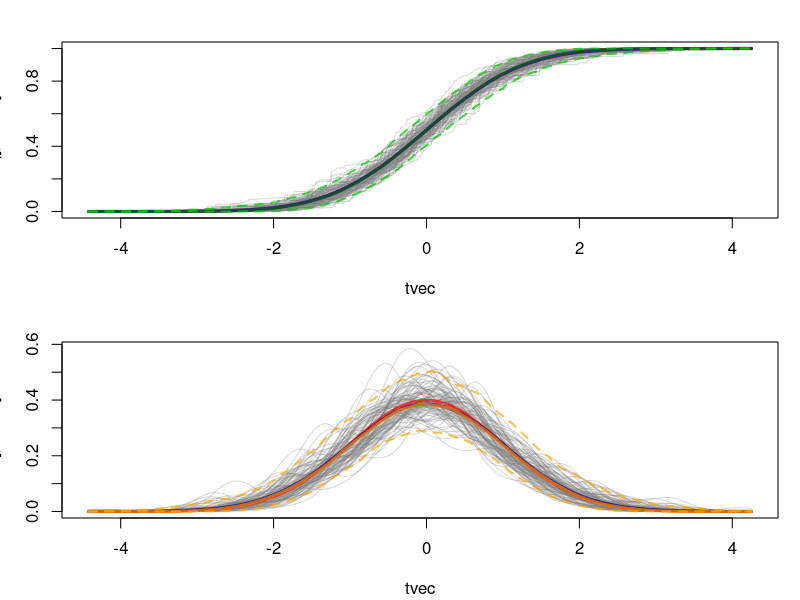

R code for this plot:
use = function(name, a, b){
    Gdraw <<- function(n)
        get(paste0("r", name))(n, a, b)
    Gp <<- function(n)
        get(paste0("p", name))(n, a, b)
    Gf <<- function(x)
        get(paste0("d", name))(x, a, b)
    }

#use("beta", 4, 1)
#use("gamma", 5, 1/30)
#use("t", 5, 0)
 use("norm", 0, 1)
#use("unif", 0, 1)


m = 1000 # number of mcmc
alpha = 100
n = 1000 # the approximate to infinity
tl = 500


cdf = function(x, t){
    out = length(t)
    for (i in 1:length(t))
        out[i] = mean(x <= t[i])
    return (out)
    }

dp_draw = function(n, alpha, Gdraw){
    get_pi = function(n, alpha){
        V = c(0, rbeta(n, 1, alpha))
        return (V[-1] * cumprod(1-V[-(n+1)]))
        }
    pi_vec = get_pi(n, alpha)
    theta = Gdraw(n)
    # Getting more draws from G0 than necessary

#   y = sort(sample(theta, replace = TRUE, prob = pi_vec))
    y = sample(theta, replace = TRUE, prob = pi_vec)
    return (y)
    }
dp_draw2 = function(n, alpha, Gdraw){
    get_pi = function(n, alpha){
        V = c(0, rbeta(n, 1, alpha))
        return (V[-1] * cumprod(1-V[-(n+1)]))
        }

    pi_vec = get_pi(n, alpha)
    reps = sample(n, replace = TRUE, prob = pi_vec)
    tab = table(reps)

    y = rep(Gdraw(length(tab)), times = tab)
    return (y)
    }


x = matrix(0, m, n)
for (i in 1:m)
    x[i,] = dp_draw(n, alpha, Gdraw)
#x = t(replicate(m, dp_draw(n, alpha, Gdraw)))

tvec = seq(min(x), max(x), length = tl)
q = apply(x, 1, function(x) cdf(x, tvec))
qlines = apply(q, 1, quantile, c(0.025, 0.5, 0.975))
qmean = apply(q, 1, mean)

bw = 1.06*sd(x)/(n^(1/5))
f = apply(x, 1, function(x) density(x, bw = bw, from = min(tvec), to = max(tvec), n = length(tvec))$y)
flines = apply(f, 1, quantile, c(0.025, 0.5, 0.975))
fmean = apply(f, 1, mean)

par(mfrow = c(2, 1), mar = c(4.1, 3.1, 2.1, 1.1))
matplot(tvec, q[,1:100], type = 'l', lty = 1, col = rgb(0.5, 0.5, 0.5, 0.3))
curve(Gp(x), col = rgb(1, 0, 0, 0.7), add = TRUE, lwd = 3)
lines(tvec, qmean, col = rgb(0, 0, 1, 0.7), lwd = 3)
lines(tvec, qlines[2,], col = rgb(0, 0.4, 0, 0.7), lwd = 3)
lines(tvec, qlines[1,], col = rgb(0, 0.8, 0, 0.7), lwd = 2, lty = 2)
lines(tvec, qlines[3,], col = rgb(0, 0.8, 0, 0.7), lwd = 2, lty = 2)

matplot(tvec, f[,1:100], type = 'l', col = rgb(0.5, 0.5, 0.5, 0.3), lty = 1)
lines(tvec, Gf(tvec), col = rgb(1, 0, 0, 0.7), lwd = 3)
lines(tvec, fmean, col = rgb(0, 0, 0.55, 0.7), lwd = 3)
lines(tvec, flines[2,], col = rgb(1, 0.55, 0, 0.7), lwd = 3)
lines(tvec, flines[1,], col = rgb(1, 0.65, 0, 0.7), lwd = 2, lty = 2)
lines(tvec, flines[3,], col = rgb(1, 0.65, 0, 0.7), lwd = 2, lty = 2)

#plot(density(f[100,]))

#e = function(eps, alpha) log(eps * alpha) / log(alpha / (alpha + 1))
#e(0.009, 100)
